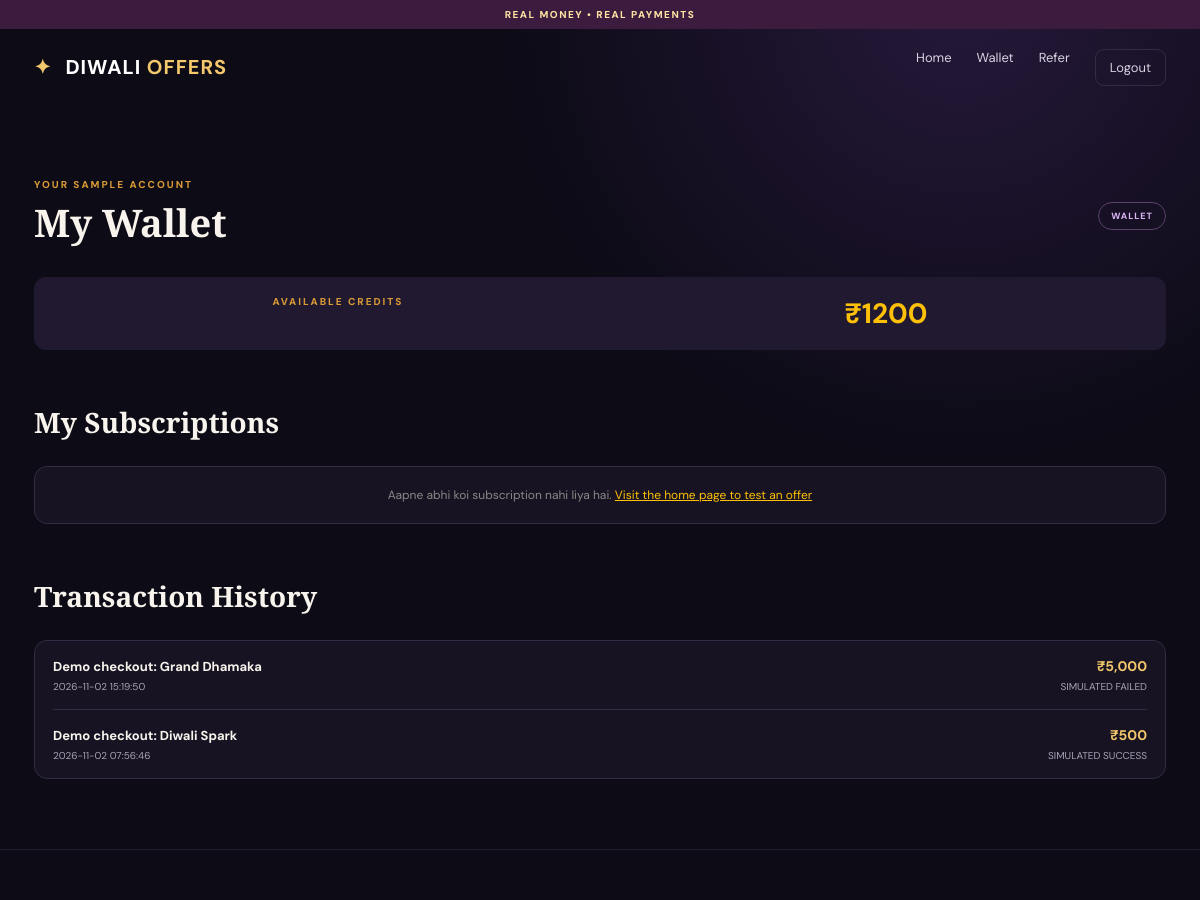
The page /wallet (signed in) on the database its author committed.
### tables this page shows
CREATE TABLE users (
            id INTEGER PRIMARY KEY AUTOINCREMENT,
            name TEXT NOT NULL, mobile TEXT UNIQUE NOT NULL,
            password_hash TEXT NOT NULL, demo_wallet INTEGER NOT NULL DEFAULT 0,
            referral_code TEXT UNIQUE NOT NULL, referred_by TEXT,
            created_at TEXT DEFAULT CURRENT_TIMESTAMP
        );

CREATE TABLE transactions (
            id INTEGER PRIMARY KEY AUTOINCREMENT, user_id INTEGER NOT NULL,
            description TEXT NOT NULL, amount INTEGER NOT NULL,
            status TEXT NOT NULL, created_at TEXT DEFAULT CURRENT_TIMESTAMP
        );

### app.py (the view)
@app.route("/wallet")
@login_required
def wallet():
    user = current_user()
    with db() as con:
        txns = con.execute(
            "SELECT * FROM transactions WHERE user_id=? ORDER BY id DESC LIMIT 30",
            (user["id"],)
        ).fetchall()
    return render_template(
        "wallet.html",
        user=user,
        transactions=txns
    )

### app.py (called while the page is built)
def db():
    conn = sqlite3.connect(DB_PATH)
    conn.row_factory = sqlite3.Row
    return conn

def current_user():
    if not session.get("user_id"):
        return None
    with db() as con:
        return con.execute(
            "SELECT * FROM users WHERE id=?",
            (session["user_id"],)
        ).fetchone()

def login_required(fn):
    @wraps(fn)
    def wrapped(*args, **kwargs):
        if not current_user():
            return redirect(url_for("login"))
        return fn(*args, **kwargs)
    return wrapped

@app.context_processor
def inject_globals():
    return {"current_user": current_user(), "demo_mode": True}

### templates/wallet.html
{% extends "base.html" %}{% block title %} Wallet • DIWALI OFFERS{% endblock %}
{% block content %}
<div class="section-head">
  <div>
    <div class="eyebrow">YOUR SAMPLE ACCOUNT</div>
    <h1>My Wallet</h1>
  </div>
  <span class="pill">WALLET</span>
</div>
<div class="checkout-summary">
  <div class="eyebrow">AVAILABLE CREDITS</div>
  <strong style="font-size: 28px; color: #ffc107;">₹{{ user.demo_wallet }}</strong>
</div>
<div class="section-head"><div><h2>My Subscriptions</h2></div></div>
<div class="table-card">
{% if subscriptions and subscriptions|length > 0 %}
  {% for sub in subscriptions %}
  <div class="history-row" style="background: #252238; padding: 15px; border-radius: 8px; margin-bottom: 12px; border-left: 4px solid #ffc107; display: flex; justify-content: space-between; align-items: center;">
    <div>
      <b style="font-size: 16px; color: #fff;">{{ sub['offer_name'] }}</b>
      <p style="color: #ffc107; font-size: 14px; margin: 5px 0; font-weight: bold;">
        Invested Amount: ₹{{ "{:,}".format(sub['amount'] if 'amount' in sub else sub.get('deposit', 500)) }}
      </p>
      <small style="color: #28a745; display: block;">⚡ Daily Return: Auto Mode Active (Per Day Added)</small>
      <small style="color: #aaa;">Started on: {{ sub['created_at'] }}</small>
    </div>
    <div class="history-right" style="text-align: right;">
      <span class="pill success-pill" style="margin-bottom: 8px; display: inline-block;">{{ sub['status'] }}</span>
      <p style="color: #aaa; font-size: 12px; margin: 0;">Duration: 10 Days</p>
    </div>
  </div>
  {% endfor %}
{% else %}
  <div class="empty" style="text-align: center; color: #888; padding: 20px;">
    Aapne abhi koi subscription nahi liya hai. <a href="{{ url_for('dashboard') }}" style="color: #ffc107; text-decoration: underline;">Visit the home page to test an offer</a>
  </div>
{% endif %}
</div>
<div class="section-head"><div><h2>Transaction History</h2></div></div>
<div class="table-card">
{% if transactions and transactions|length > 0 %}
  {% for txn in transactions %}
  <div class="history-row">
    <div>
      <b>{{ txn['description'] }}</b>
      <small>{{ txn['created_at'] }}</small>
    </div>
    <div class="history-right">
      <strong>₹{{ "{:,}".format(txn['amount']) }}</strong>
      <small>{{ txn['status'] }}</small>
    </div>
  </div>
  {% endfor %}
{% else %}
  <div class="empty">No demo transactions recorded.</div>
{% endif %}
</div>
{% endblock %}

### static/style.css (style rules this page uses)
:root { --bg:#0d0b16;--panel:#171322;--panel2:#21192f;--gold:#f3c76b;--gold2:#d99a37;--text:#f8f4ed;--muted:#aaa2b5;--line:#342a43;--purple:#9b69d5 }
* { box-sizing:border-box }
html { scroll-behavior:smooth }
body { margin:0;background:radial-gradient(circle at 80% 0%,#25183a 0,transparent 35%),var(--bg);color:var(--text);font-family:'DM Sans',sans-serif;min-height:100vh }
.eyebrow { font-size:10px;letter-spacing:2px;font-weight:800;color:var(--gold2) }
h1,h2 { font-family:'Playfair Display',serif;margin:9px 0 }
h1 { font-size:38px }
h2 { font-size:28px }
.section-head { display:flex;justify-content:space-between;align-items:center;margin:48px 0 20px }
.section-head h2,.section-head h1 { margin:5px 0 }
.pill { border:1px solid #5a426a;border-radius:30px;padding:7px 12px;color:#d9b5f3;font-size:9px;font-weight:800;letter-spacing:1px }
.checkout-summary { display:flex;justify-content:space-around;background:#21192f;border-radius:12px;padding:18px;margin:24px 0 }
.checkout-summary strong { font-size:23px;color:var(--gold) }
.table-card { background:var(--panel);border:1px solid var(--line);border-radius:13px;padding:0 18px }
.history-row { display:flex;justify-content:space-between;align-items:center;padding:16px 0;border-bottom:1px solid var(--line);gap:15px }
.history-row:last-child { border:0 }
.history-row b,.history-row small { display:block }
.history-row b { font-size:13px }
.history-row small { font-size:10px;color:var(--muted);margin-top:5px }
.history-right { text-align:right }
.history-right strong { display:block;color:var(--gold);font-size:14px }
.empty { text-align:center;color:var(--muted);padding:25px;font-size:12px }

### rows shown on the page
users: demo_wallet "1200"
transactions: description "Demo checkout: Grand Dhamaka", created_at "2026-11-02 15:19:50", amount "5,000", status "SIMULATED FAILED"
transactions: description "Demo checkout: Diwali Spark", created_at "2026-11-02 07:56:46", amount "500", status "SIMULATED SUCCESS"
